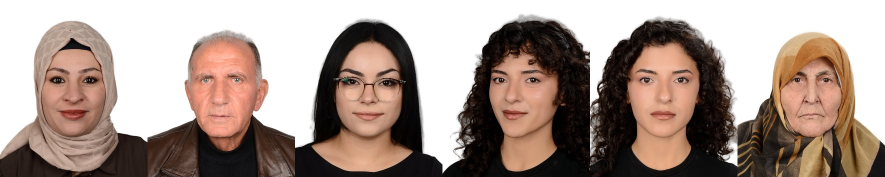
#> input picture test/grid.jpg, 1770 x 354 px (shown at 1/2 size)
$ python -i extras.py   (imports and definitions only)
#> lines starting #> are read from the running program, lines starting #| are printed output that depends on the picture
"""Polaroid (Instax Square) ve Serbest Baskı modülleri — yüz tanıma yok, kırpmasız + bulanık dolgu varsayılanı."""
from __future__ import annotations

import os

import cv2
import numpy as np

LINE = (164, 164, 164)
DPI = 300


def mm(v: float) -> int:
#> further down, picture is the input picture: shape (354, 1770, 3); mean B, G, R 140.3, 149.3, 167.2
    return int(round(v / 25.4 * DPI))


PAPERS = {  # serbest baskı kağıtları (mm, dikey)
    "10x15": (100, 150),
    "13x18": (130, 180),
    "15x21": (150, 210),
}


def adjust(img, p: dict):
    """Ortak renk ayarları: poz (EV), parlaklık, kontrast, doygunluk, sıcaklık."""
    if not p:
        return img
    f = img.astype(np.float32)
    ev = float(p.get("poz", 0))
    if ev:
        f = f * (2 ** ev)
    b = float(p.get("parlaklik", 0))
    if b:
        f = f + b * 1.2
    c = float(p.get("kontrast", 0)) / 100.0
    if c:
        x = np.clip(f / 255, 0, 1)
        s = x * x * (3 - 2 * x)
        f = (x + (s - x) * c * 1.5) * 255
    t = float(p.get("sicaklik", 0)) / 100.0
    if t:
        f[..., 2] *= 1 + 0.08 * t
        f[..., 0] *= 1 - 0.08 * t
    sat = float(p.get("doygunluk", 0)) / 100.0
    if sat:
        hsv = cv2.cvtColor(np.clip(f, 0, 255).astype(np.uint8), cv2.COLOR_BGR2HSV).astype(np.float32)
        hsv[..., 1] = np.clip(hsv[..., 1] * (1 + sat), 0, 255)
        f = cv2.cvtColor(hsv.astype(np.uint8), cv2.COLOR_HSV2BGR).astype(np.float32)
    return np.clip(f, 0, 255).astype(np.uint8)


def fit_blur(img, W: int, H: int, p: dict | None = None):
    """Fotoğrafı W×H alana kırpmadan yerleştirir; boşluklar aynı fotoğrafın bulanık hali.
    p: zoom (1=sığdır), dx, dy (alan genişliği/yüksekliği oranı), rot (derece), mod ('sigdir'|'doldur')."""
#> called with W = 732, H = 732
    p = p or {}
#> p = 0 items
    ih, iw = img.shape[:2]
#> ih = 354; iw = 1770
    rot = float(p.get("rot", 0))
#> rot = 0
    zoom = float(p.get("zoom", 1.0))
#> zoom = 1
    mode = p.get("mod", "sigdir")
#> mode = 'sigdir'
    # arka plan: kapsayan boyut + güçlü bulanıklık
    cover = max(W / iw, H / ih)
#> cover = 2.07
    # dolgu: çok yumuşak (sert açık-koyu üçgenler oluşmasın) — çok küçük boyutta güçlü bulanıklık + kenar ortalama rengine karışım
    bs = cv2.resize(img, (max(8, int(iw * cover / 32)), max(8, int(ih * cover / 32))), interpolation=cv2.INTER_AREA)
    bs = cv2.GaussianBlur(bs, (0, 0), 3, borderType=cv2.BORDER_REPLICATE)
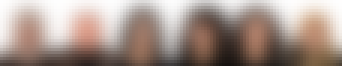
#> bs: shape (22, 114, 3) (shown 3 times larger); mean B, G, R 140.2, 148.9, 166.2
    ring = np.concatenate([bs[0].reshape(-1, 3), bs[-1].reshape(-1, 3), bs[:, 0].reshape(-1, 3), bs[:, -1].reshape(-1, 3)])
#> ring = 272 rows, first 8: [254, 254, 254], [253, 253, 254], [251, 252, 253], [249, 250, 251], [246, 247, 249], [243, 245, 247], [240, 242, 245], [238, 239, 243]
    ort = ring.astype(np.float32).mean(axis=0)
#> ort = [153, 157.6, 165]
    bs = np.clip(bs.astype(np.float32) * 0.45 + ort * 0.55, 0, 255).astype(np.uint8)
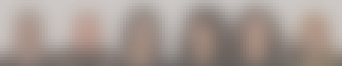
#> bs: shape (22, 114, 3) (shown 3 times larger); mean B, G, R 146.7, 153.2, 165
    bg = cv2.resize(bs, (int(iw * cover) + 1, int(ih * cover) + 1), interpolation=cv2.INTER_CUBIC)
    y0, x0 = (bg.shape[0] - H) // 2, (bg.shape[1] - W) // 2
#> y0 = 0; x0 = 1464
    bg = bg[y0:y0 + H, x0:x0 + W].astype(np.float32) * 0.92
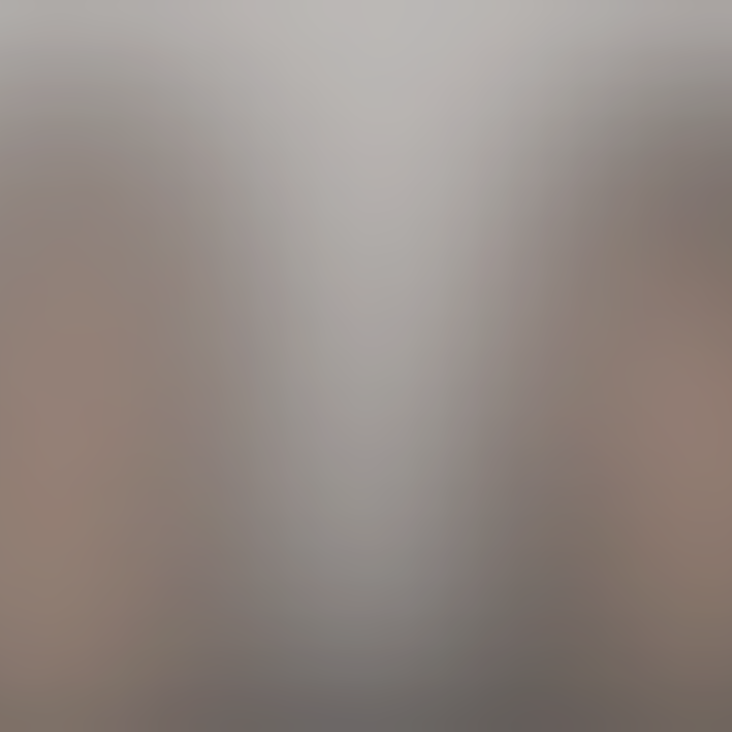
#> bg: shape (732, 732, 3) float32; mean B, G, R 132, 137.2, 147
    s = (max(W / iw, H / ih) if mode == "doldur" else min(W / iw, H / ih)) * zoom
#> s = 0.414
    M = cv2.getRotationMatrix2D((iw / 2, ih / 2), -rot, s)
#> M = [[0.414, 0, 519], [0, 0.414, 103.8]]
    M[:, 2] += [W / 2 - iw / 2 + float(p.get("dx", 0)) * W, H / 2 - ih / 2 + float(p.get("dy", 0)) * H]
    fg = cv2.warpAffine(img, M, (W, H), flags=cv2.INTER_CUBIC if s >= 1 else cv2.INTER_AREA, borderMode=cv2.BORDER_CONSTANT, borderValue=0)
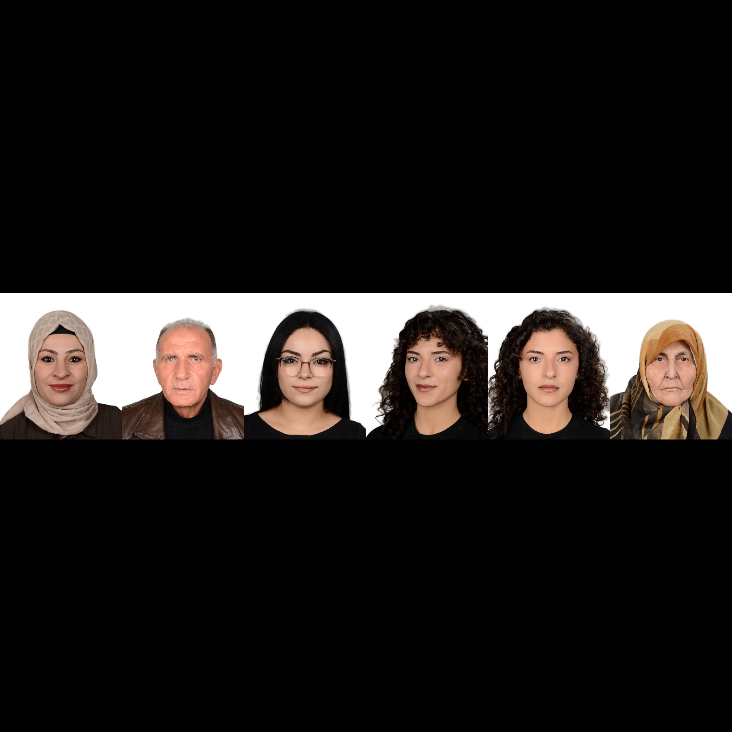
#> fg: shape (732, 732, 3); mean B, G, R 28.1, 29.9, 33.5
    mask = cv2.warpAffine(np.ones((ih, iw), np.float32), M, (W, H), flags=cv2.INTER_LINEAR, borderMode=cv2.BORDER_CONSTANT, borderValue=0)
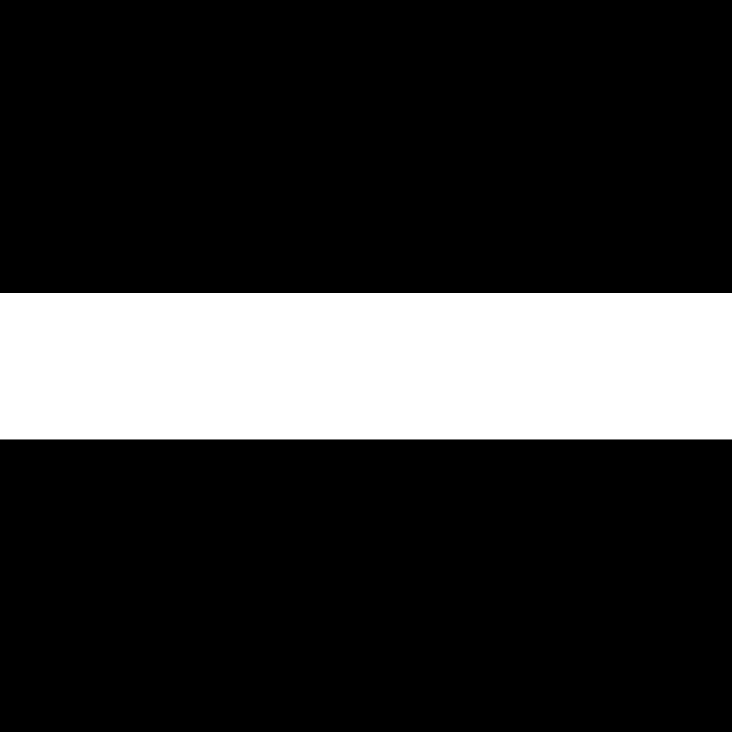
#> mask: shape (732, 732) float32; min 0, max 1, mean 0.2
    mask = cv2.GaussianBlur(mask, (0, 0), 0.8)[..., None]
#> mask: shape (732, 732, 1) float32
    out = fg.astype(np.float32) * mask + bg * (1 - mask)
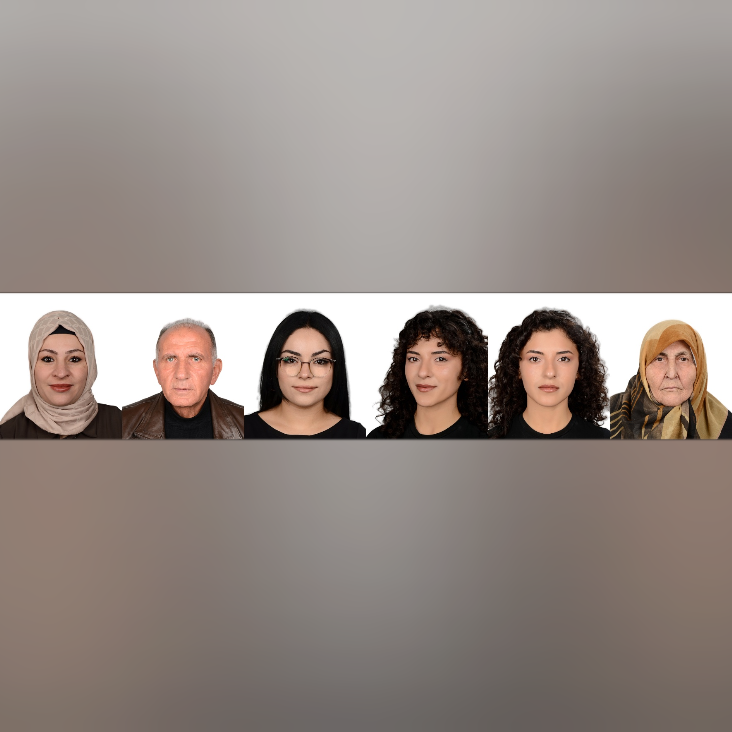
#> out: shape (732, 732, 3) float32; mean B, G, R 134, 139.7, 150.6
    return np.clip(out, 0, 255).astype(np.uint8)


# ---------------------------------------------------------------- Polaroid (Instax Square)
CARD_MM = (72, 86)
PHOTO_MM = 62
CARD_PX = (mm(CARD_MM[0]), mm(CARD_MM[1]))
PHOTO_PX = mm(PHOTO_MM)


# [6 lines left out: function _font, not called in this run]


def polaroid_card(img, p: dict | None = None):
    cw, ch = CARD_PX
    card = np.full((ch, cw, 3), 255, np.uint8)
    p = p or {}
    ph = fit_blur(adjust(img, p), PHOTO_PX, PHOTO_PX, p)
    x = (cw - PHOTO_PX) // 2
    y = x
    card[y:y + PHOTO_PX, x:x + PHOTO_PX] = ph
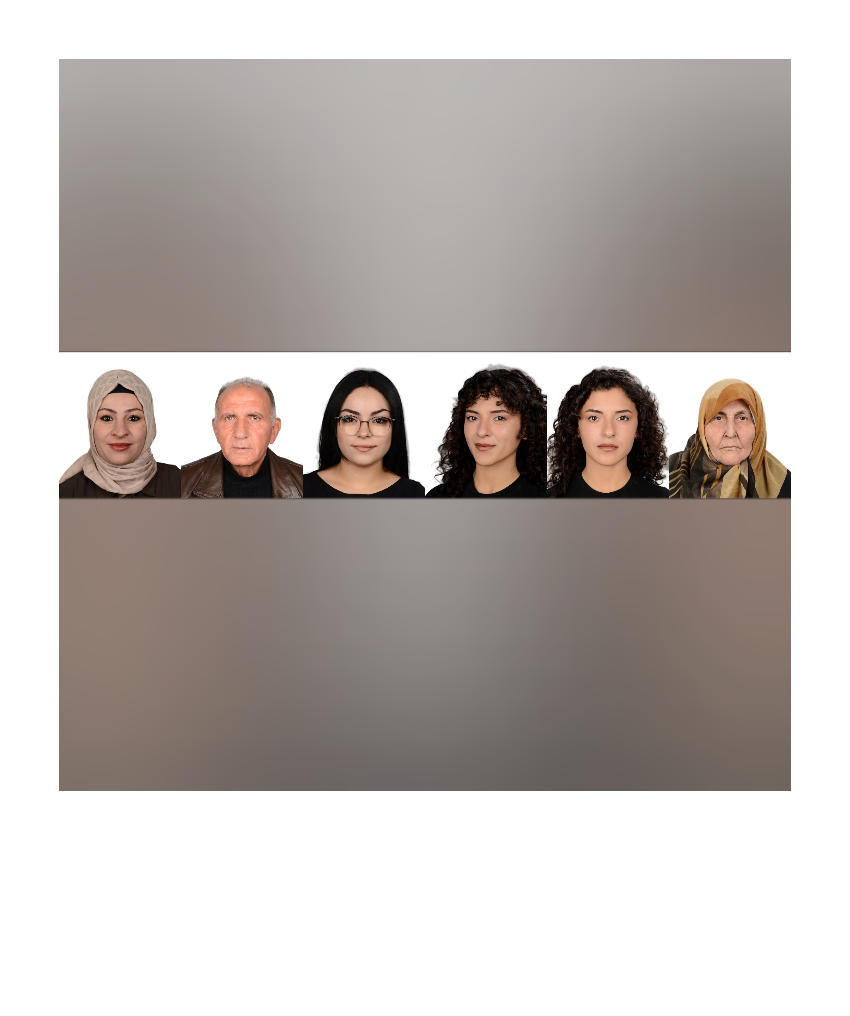
#> card: shape (1016, 850, 3); mean B, G, R 179.6, 183.2, 190
    return card


# [55 lines left out: functions polaroid_frame_card, polaroid_sheets, free_print, not called in this run]


def free_name(orig: str, paper: str, adet: int) -> str:
    base = os.path.splitext(os.path.basename(orig))[0]
    return f"{paper}_{adet}adet_{base}.jpg"

>>> import cv2
>>> picture = cv2.imread('../test/grid.jpg')
>>> result = polaroid_card(picture)
